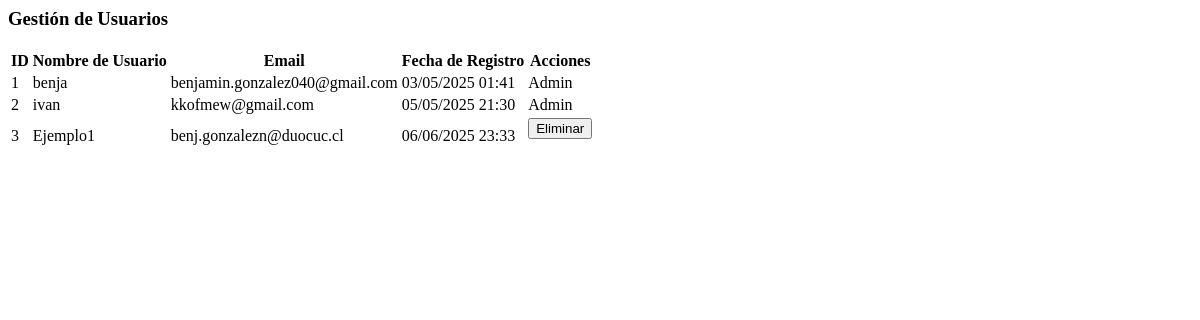
Page /admin-panel/usuarios/ (signed in) on the earlier database version.
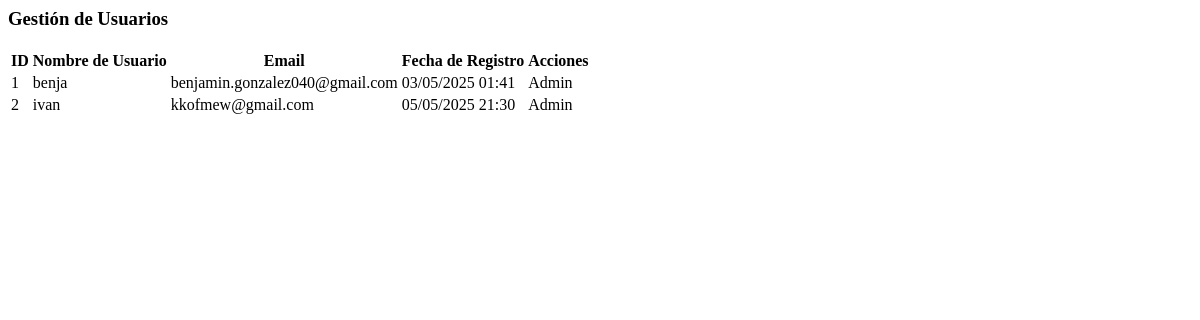
Same page on the later database version.
### tienda/models.py (models this page shows, shortened)
class Usuario(AbstractUser):
    ROLES = (
        ('admin', 'Administrador'),
        ('cliente', 'Cliente'),
    )
    rol = models.CharField(max_length=10, choices=ROLES, default='cliente')
    nombre = models.CharField(max_length=255)
    email = models.EmailField(unique=True)
    telefono = models.CharField(max_length=15, blank=True, null=True)
    direccion = models.TextField(blank=True, null=True)
    USERNAME_FIELD = 'email'
    REQUIRED_FIELDS = ['username', 'nombre']

### tienda/views.py (the view)
# urls.py: path('admin-panel/usuarios/', admin_usuarios, name='admin_usuarios'),
@login_required
@user_passes_test(lambda u: u.is_staff)
def admin_usuarios(request):
    Usuario = get_user_model()  # Asegura que estás usando el modelo personalizado
    usuarios = Usuario.objects.all()  # Sin filtro
    return render(request, 'cuenta/admin_usuarios.html', {'usuarios': usuarios})

### tienda/context_processors.py (called while the page is built)
def total_items_carrito(request):
    carrito = request.session.get('carrito', {})
    total_items = sum(item['cantidad'] for item in carrito.values())
    return {'total_items_carrito': total_items}

### tienda/templates/cuenta/admin_usuarios.html (shortened to what this page needs)
<div class="mt-4">
    <h3>Gestión de Usuarios</h3>
    <table class="table table-bordered">
        <thead class="table-dark">
            <tr>
                <th>ID</th>
                <th>Nombre de Usuario</th>
                <th>Email</th>
                <th>Fecha de Registro</th>
                <th>Acciones</th>
            </tr>
        </thead>
        <tbody>
            {% for usuario in usuarios %}
            <tr>
                <td>{{ usuario.id }}</td>
                <td>{{ usuario.username }}</td>
                <td>{{ usuario.email }}</td>
                <td>{{ usuario.date_joined|date:"d/m/Y H:i" }}</td>
                <td>
                    {% if not usuario.is_staff %}
                    <form method="post" action="{% url 'eliminar_usuario' usuario.id %}">
                        <button type="submit" class="btn btn-danger btn-sm">Eliminar</button>
                    </form>
                    {% else %}
                    <span class="text-muted">Admin</span>
                    {% endif %}
                </td>
            </tr>
            {% empty %}
            <tr><td colspan="5" class="text-center">No hay usuarios registrados.</td></tr>
            {% endfor %}
        </tbody>
    </table>
</div>

Differences in the rows shown:
removed Usuario: id "3", username "Ejemplo1", email "benj.gonzalezn@duocuc.cl", date_joined "06/06/2025 23:33", is_staff "Eliminar"
